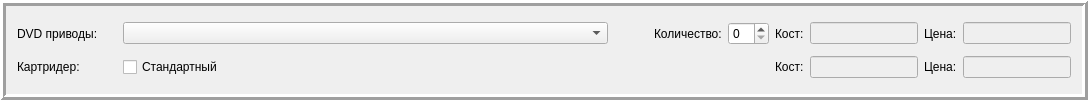
        <widget class="QFrame" name="frame_7">
         <property name="frameShape">
          <enum>QFrame::Box</enum>
         </property>
         <property name="frameShadow">
          <enum>QFrame::Raised</enum>
         </property>
         <property name="lineWidth">
          <number>3</number>
         </property>
         <layout class="QGridLayout" name="gridLayout_7">
          <item row="0" column="0">
           <layout class="QHBoxLayout" name="horizontalLayout_16">
            <item>
             <widget class="QLabel" name="label_42">
              <property name="minimumSize">
               <size>
                <width>100</width>
                <height>0</height>
               </size>
              </property>
              <property name="text">
               <string>DVD приводы: </string>
              </property>
             </widget>
            </item>
            <item>
             <widget class="QComboBox" name="comboBox_DVD">
              <property name="minimumSize">
               <size>
                <width>485</width>
                <height>0</height>
               </size>
              </property>
             </widget>
            </item>
            <item>
             <spacer name="horizontalSpacer_23">
              <property name="orientation">
               <enum>Qt::Horizontal</enum>
              </property>
              <property name="sizeHint" stdset="0">
               <size>
                <width>40</width>
                <height>20</height>
               </size>
              </property>
             </spacer>
            </item>
            <item>
             <widget class="QLabel" name="label_43">
              <property name="text">
               <string>Количество:</string>
              </property>
             </widget>
            </item>
            <item>
             <widget class="QSpinBox" name="spinBox_DVD"/>
            </item>
            <item>
             <widget class="QLabel" name="label_44">
              <property name="text">
               <string>Кост:</string>
              </property>
             </widget>
            </item>
            <item>
             <widget class="QLineEdit" name="lineEdit_cost_DVD">
              <property name="enabled">
               <bool>false</bool>
              </property>
              <property name="sizePolicy">
               <sizepolicy hsizetype="Fixed" vsizetype="Fixed">
                <horstretch>0</horstretch>
                <verstretch>0</verstretch>
               </sizepolicy>
              </property>
             </widget>
            </item>
            <item>
             <widget class="QLabel" name="label_45">
              <property name="text">
               <string>Цена:</string>
              </property>
             </widget>
            </item>
            <item>
             <widget class="QLineEdit" name="lineEdit_price_DVD">
              <property name="enabled">
               <bool>false</bool>
              </property>
              <property name="sizePolicy">
               <sizepolicy hsizetype="Fixed" vsizetype="Fixed">
                <horstretch>0</horstretch>
                <verstretch>0</verstretch>
               </sizepolicy>
              </property>
             </widget>
            </item>
           </layout>
          </item>
          <item row="1" column="0">
           <layout class="QHBoxLayout" name="horizontalLayout_19">
            <item>
             <widget class="QLabel" name="label_54">
              <property name="minimumSize">
               <size>
                <width>100</width>
                <height>0</height>
               </size>
              </property>
              <property name="text">
               <string>Картридер: </string>
              </property>
             </widget>
            </item>
            <item>
             <widget class="QCheckBox" name="checkBox_Reader">
              <property name="text">
               <string>Стандартный</string>
              </property>
             </widget>
            </item>
            <item>
             <spacer name="horizontalSpacer_26">
              <property name="orientation">
               <enum>Qt::Horizontal</enum>
              </property>
              <property name="sizeHint" stdset="0">
               <size>
                <width>40</width>
                <height>20</height>
               </size>
              </property>
             </spacer>
            </item>
            <item>
             <widget class="QLabel" name="label_56">
              <property name="text">
               <string>Кост:</string>
              </property>
             </widget>
            </item>
            <item>
             <widget class="QLineEdit" name="lineEdit_cost_Reader">
              <property name="enabled">
               <bool>false</bool>
              </property>
              <property name="sizePolicy">
               <sizepolicy hsizetype="Fixed" vsizetype="Fixed">
                <horstretch>0</horstretch>
                <verstretch>0</verstretch>
               </sizepolicy>
              </property>
             </widget>
            </item>
            <item>
             <widget class="QLabel" name="label_57">
              <property name="text">
               <string>Цена:</string>
              </property>
             </widget>
            </item>
            <item>
             <widget class="QLineEdit" name="lineEdit_price_Reader">
              <property name="enabled">
               <bool>false</bool>
              </property>
              <property name="sizePolicy">
               <sizepolicy hsizetype="Fixed" vsizetype="Fixed">
                <horstretch>0</horstretch>
                <verstretch>0</verstretch>
               </sizepolicy>
              </property>
             </widget>
            </item>
           </layout>
          </item>
         </layout>
        </widget>
